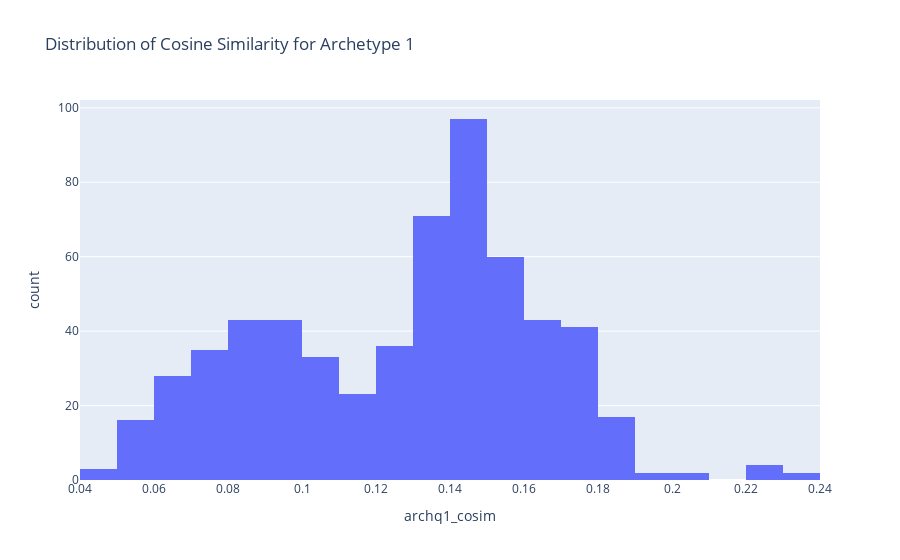
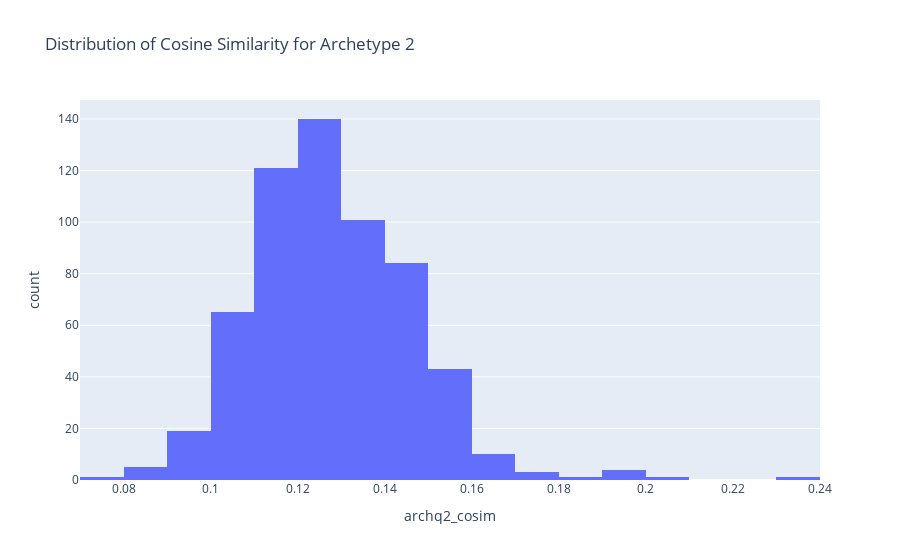
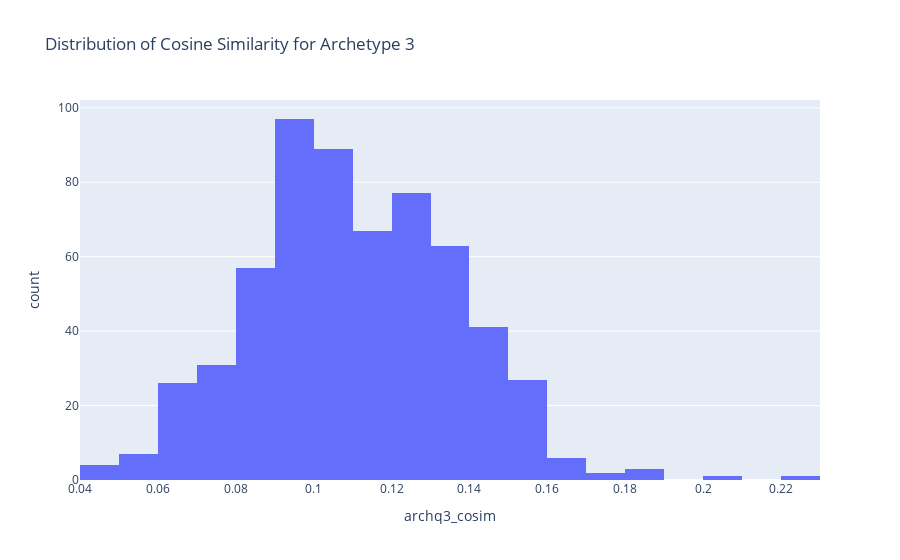
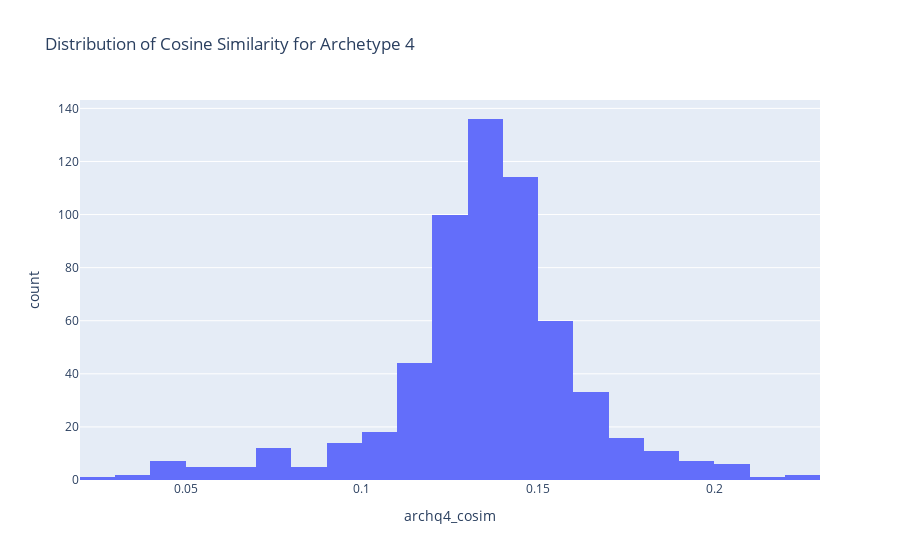

Notebook cell for these charts, in order:
### Markdown cell above
## Cosine Distributions 

Distribution of Cosine Similarity Scores: Histograms or box plots for each archq{i}_cosim column to see the distribution of cosine similarity scores. This can help identify if certain archetypes are consistently scoring higher or lower.

### Code cell
import plotly.express as px


for i in answer_df['answer_id']: 
    # Assuming your DataFrame is named df
    fig = px.histogram(
        final_evaluation_df, 
        x=f"archq{i}_cosim", 
        nbins=30, 
        title=f"Distribution of Cosine Similarity for Archetype {i}"
    )
    fig.show()

### Figure 1 — Plotly figure (JSON) as saved in the notebook; plotly's stock layout.template omitted (floating-point values rounded to 4 significant figures; data arrays with more than 128 entries replaced by an {"elided": "..."} marker saying what was removed)
{"data": [{"alignmentgroup": "True", "bingroup": "x", "hovertemplate": "archq1_cosim=%{x}<br>count=%{y}<extra></extra>", "legendgroup": "", "marker": {"color": "#636efa", "pattern": {"shape": ""}}, "name": "", "nbinsx": 30, "offsetgroup": "", "orientation": "v", "showlegend": false, "x": {"elided": "599 float values"}, "xaxis": "x", "yaxis": "y", "type": "histogram"}], "layout": {"xaxis": {"anchor": "y", "domain": [0, 1], "title": {"text": "archq1_cosim"}}, "yaxis": {"anchor": "x", "domain": [0, 1], "title": {"text": "count"}}, "legend": {"tracegroupgap": 0}, "title": {"text": "Distribution of Cosine Similarity for Archetype 1"}, "barmode": "relative"}}

### Figure 2 — Plotly figure (JSON) as saved in the notebook; plotly's stock layout.template omitted (floating-point values rounded to 4 significant figures; data arrays with more than 128 entries replaced by an {"elided": "..."} marker saying what was removed)
{"data": [{"alignmentgroup": "True", "bingroup": "x", "hovertemplate": "archq2_cosim=%{x}<br>count=%{y}<extra></extra>", "legendgroup": "", "marker": {"color": "#636efa", "pattern": {"shape": ""}}, "name": "", "nbinsx": 30, "offsetgroup": "", "orientation": "v", "showlegend": false, "x": {"elided": "599 float values"}, "xaxis": "x", "yaxis": "y", "type": "histogram"}], "layout": {"xaxis": {"anchor": "y", "domain": [0, 1], "title": {"text": "archq2_cosim"}}, "yaxis": {"anchor": "x", "domain": [0, 1], "title": {"text": "count"}}, "legend": {"tracegroupgap": 0}, "title": {"text": "Distribution of Cosine Similarity for Archetype 2"}, "barmode": "relative"}}

### Figure 3 — Plotly figure (JSON) as saved in the notebook; plotly's stock layout.template omitted (floating-point values rounded to 4 significant figures; data arrays with more than 128 entries replaced by an {"elided": "..."} marker saying what was removed)
{"data": [{"alignmentgroup": "True", "bingroup": "x", "hovertemplate": "archq3_cosim=%{x}<br>count=%{y}<extra></extra>", "legendgroup": "", "marker": {"color": "#636efa", "pattern": {"shape": ""}}, "name": "", "nbinsx": 30, "offsetgroup": "", "orientation": "v", "showlegend": false, "x": {"elided": "599 float values"}, "xaxis": "x", "yaxis": "y", "type": "histogram"}], "layout": {"xaxis": {"anchor": "y", "domain": [0, 1], "title": {"text": "archq3_cosim"}}, "yaxis": {"anchor": "x", "domain": [0, 1], "title": {"text": "count"}}, "legend": {"tracegroupgap": 0}, "title": {"text": "Distribution of Cosine Similarity for Archetype 3"}, "barmode": "relative"}}

### Figure 4 — Plotly figure (JSON) as saved in the notebook; plotly's stock layout.template omitted (floating-point values rounded to 4 significant figures; data arrays with more than 128 entries replaced by an {"elided": "..."} marker saying what was removed)
{"data": [{"alignmentgroup": "True", "bingroup": "x", "hovertemplate": "archq4_cosim=%{x}<br>count=%{y}<extra></extra>", "legendgroup": "", "marker": {"color": "#636efa", "pattern": {"shape": ""}}, "name": "", "nbinsx": 30, "offsetgroup": "", "orientation": "v", "showlegend": false, "x": {"elided": "599 float values"}, "xaxis": "x", "yaxis": "y", "type": "histogram"}], "layout": {"xaxis": {"anchor": "y", "domain": [0, 1], "title": {"text": "archq4_cosim"}}, "yaxis": {"anchor": "x", "domain": [0, 1], "title": {"text": "count"}}, "legend": {"tracegroupgap": 0}, "title": {"text": "Distribution of Cosine Similarity for Archetype 4"}, "barmode": "relative"}}
